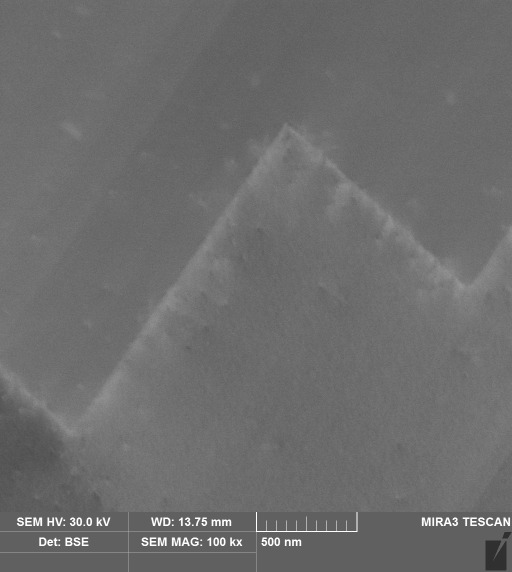
#> input picture Img09-3.tif, 1024 x 1144 px (shown at 1/2 size)
$ python t1.py
#> lines starting #> are read from the running program, lines starting #| are printed output that depends on the picture; after the words box and inside, x2 and y2 are one past the last pixel; in counts of white or black regions, pixels touching at a corner belong together; pictures that were not available may be replaced by others from this repository, and a replacement may not be noted

#do a battleship or computer vision project
import numpy as np
from skimage import io
from skimage import filters
import matplotlib.pyplot as plt
from scipy import ndimage as ndi
from skimage import morphology
from skimage import feature
import os

test1 = io.imread("Img09-3.tif", 1)
#> test1 is the input picture: shape (1144, 1024) uint16; min 12336, max 65535, mean 27928.4
edge_img = io.imread("edges.png",1)
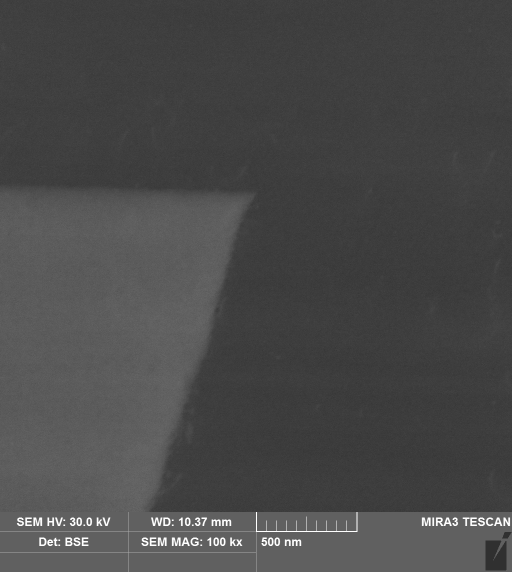
#> input picture Img06-2.tif, 1024 x 1144 px, given in place of edges.png, which was not available (shown at 1/2 size)
#> edge_img is the input picture: shape (1144, 1024) uint16; min 12336, max 65535, mean 18868.7
testnp = np.asarray(test1)
testnp = testnp[0:1024,0:1024]
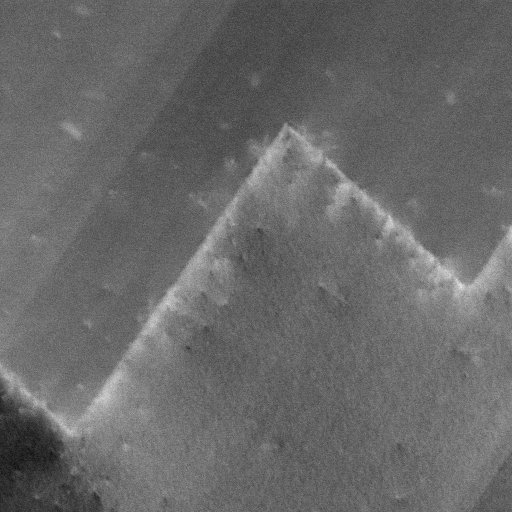
#> testnp: shape (1024, 1024) uint16 (shown at 1/2 size); min 18743, max 41279, mean 28031; drawn with min black and max white

val = filters.threshold_otsu(testnp)
#> val = 28294
mask = testnp < val
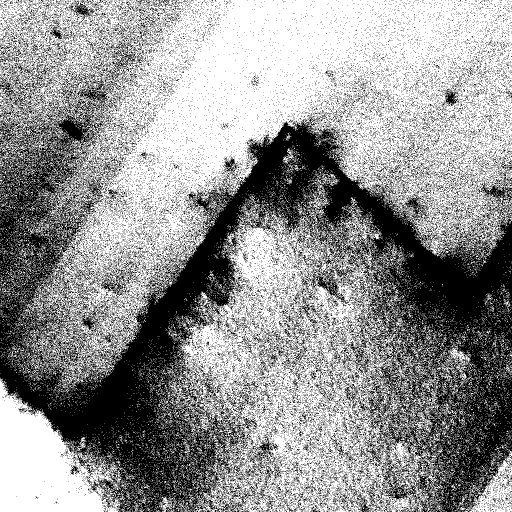
#> mask: shape (1024, 1024) bool (shown at 1/2 size); 58.5% white; 27017 black regions (26341 under 20 px), largest, box (x1, y1, x2, y2) and area: (0, 119, 1024, 1024) 326668, (0, 147, 80, 232) 1563, (492, 867, 548, 971) 1252

morphology.binary_opening(mask, morphology.diamond(10)).astype(np.uint8)

edges1 = feature.canny(mask)
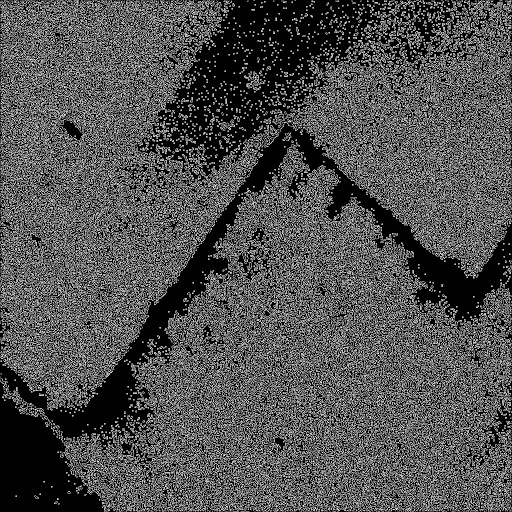
#> edges1: shape (1024, 1024) bool (shown at 1/2 size); 31.5% white in thin lines or dots
edges2 = feature.canny(mask, sigma = 3)
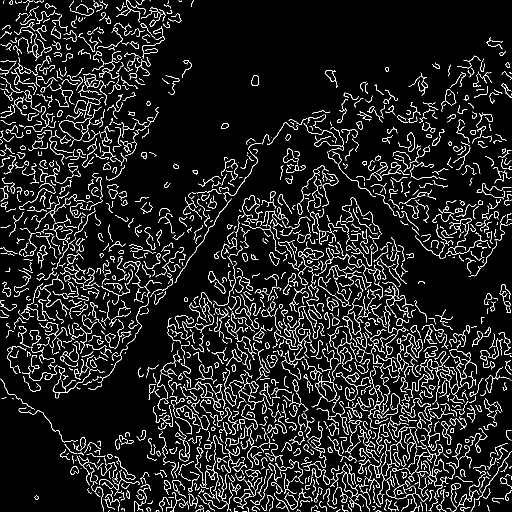
#> edges2: shape (1024, 1024) bool (shown at 1/2 size); 8.1% white in thin lines or dots
fig, (ax1, ax2, ax3) = plt.subplots(nrows=1, ncols=3,figsize =(8,3), sharex = True, sharey = True)

ax1.imshow(mask, cmap=plt.cm.gray)
ax1.axis('off')
ax1.set_title('noisy image', fontsize=20)

ax2.imshow(edges1, cmap=plt.cm.gray)
ax2.axis('off')
ax2.set_title('Canny filter, $\sigma=1$', fontsize=20)

ax3.imshow(edges2, cmap=plt.cm.gray)
ax3.axis('off')
ax3.set_title('Canny filter, $\sigma=3$', fontsize=20)

fig.subplots_adjust(wspace=0.02, hspace=0.02, top=0.9,
                    bottom=0.02, left=0.02, right=0.98)
plt.show()
